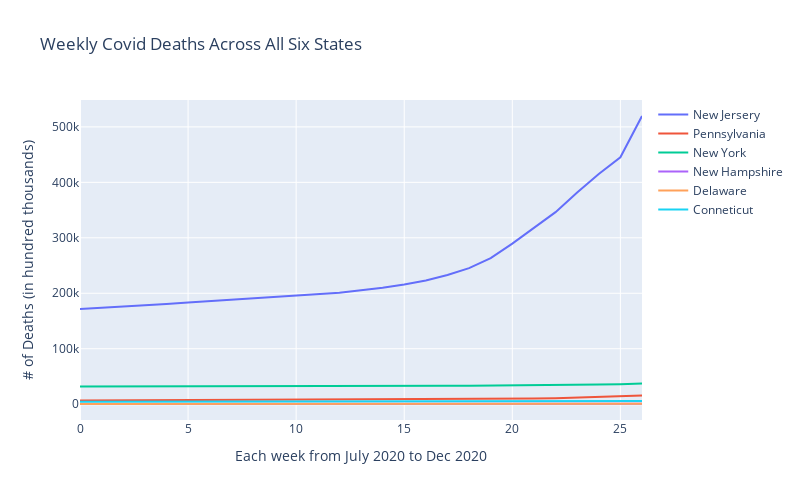

Notebook cell for this chart:
### Code cell
state_deaths = pd.DataFrame({
  "New Jersery": weekly_nj_cases_info,
  "Pennsylvania": state_cases_and_deaths["PA"]["death_info"],
  "New York": state_cases_and_deaths["NY"]["death_info"],
  "New Hampshire": state_cases_and_deaths["NH"]["death_info"],
  "Delaware": state_cases_and_deaths["DE"]["death_info"],
  "Conneticut": state_cases_and_deaths["CT"]["death_info"]
})

fig = go.Figure()
for state in state_deaths.columns:
    fig.add_trace(go.Scatter(x=state_deaths.index, y=state_deaths[state], mode='lines', name=state))
fig.update_layout(
    title='Weekly Covid Deaths Across All Six States',
    xaxis=dict(title='Each week from July 2020 to Dec 2020'),
    yaxis=dict(title='# of Deaths (in hundred thousands)'),
    showlegend=True,
    width=800,
    height=500 
)

# fig.write_image("deaths_across_states.png")
# Image(filename="deaths_across_states.png")

### Figure 1 — Plotly figure (JSON) as saved in the notebook; plotly's stock layout.template omitted (floating-point values rounded to 4 significant figures)
{"data": [{"mode": "lines", "name": "New Jersery", "type": "scatter", "x": [0, 1, 2, 3, 4, 5, 6, 7, 8, 9, 10, 11, 12, 13, 14, 15, 16, 17, 18, 19, 20, 21, 22, 23, 24, 25, 26], "y": [171841, 173893, 176012, 177591, 180598, 183327, 185938, 188378, 190306, 192595, 194988, 197792, 200987, 205274, 209850, 216023, 223223, 232997, 245257, 263495, 289562, 317905, 346206, 381486, 415075, 445138, 519615]}, {"mode": "lines", "name": "Pennsylvania", "type": "scatter", "x": [0, 1, 2, 3, 4, 5, 6, 7, 8, 9, 10, 11, 12, 13, 14, 15, 16, 17, 18, 19, 20, 21, 22, 23, 24, 25, 26], "y": [6684, 6812, 6957, 7063, 7175, 7244, 7385, 7523, 7623, 7712, 7805, 7903, 8061, 8140, 8272, 8410, 8562, 8718, 8890, 9145, 9465, 10095, 10757, 11762, 13168, 14442, 15672]}, {"mode": "lines", "name": "New York", "type": "scatter", "x": [0, 1, 2, 3, 4, 5, 6, 7, 8, 9, 10, 11, 12, 13, 14, 15, 16, 17, 18, 19, 20, 21, 22, 23, 24, 25, 26], "y": [31788, 31942, 32111, 32226, 32339, 32424, 32481, 32556, 32602, 32664, 32710, 32759, 32796, 32862, 32955, 33023, 33114, 33218, 33333, 33511, 33722, 34004, 34414, 34941, 35663, 36164, 37333]}, {"mode": "lines", "name": "New Hampshire", "type": "scatter", "x": [0, 1, 2, 3, 4, 5, 6, 7, 8, 9, 10, 11, 12, 13, 14, 15, 16, 17, 18, 19, 20, 21, 22, 23, 24, 25, 26], "y": [373, 386, 394, 402, 411, 418, 420, 427, 430, 432, 433, 438, 438, 439, 446, 458, 469, 478, 484, 492, 504, 513, 537, 570, 625, 656, 741]}, {"mode": "lines", "name": "Delaware", "type": "scatter", "x": [0, 1, 2, 3, 4, 5, 6, 7, 8, 9, 10, 11, 12, 13, 14, 15, 16, 17, 18, 19, 20, 21, 22, 23, 24, 25, 26], "y": [508, 515, 521, 527, 581, 587, 591, 595, 604, 606, 609, 619, 629, 636, 649, 661, 670, 689, 712, 726, 739, 759, 779, 803, 833, 884, 921]}, {"mode": "lines", "name": "Conneticut", "type": "scatter", "x": [0, 1, 2, 3, 4, 5, 6, 7, 8, 9, 10, 11, 12, 13, 14, 15, 16, 17, 18, 19, 20, 21, 22, 23, 24, 25, 26], "y": [4324, 4343, 4380, 4406, 4425, 4434, 4449, 4453, 4462, 4467, 4474, 4487, 4497, 4508, 4522, 4537, 4567, 4604, 4645, 4716, 4784, 4926, 5091, 5285, 5506, 5735, 5964]}], "layout": {"height": 500, "showlegend": true, "title": {"text": "Weekly Covid Deaths Across All Six States"}, "width": 800, "xaxis": {"title": {"text": "Each week from July 2020 to Dec 2020"}}, "yaxis": {"title": {"text": "# of Deaths (in hundred thousands)"}}}}
